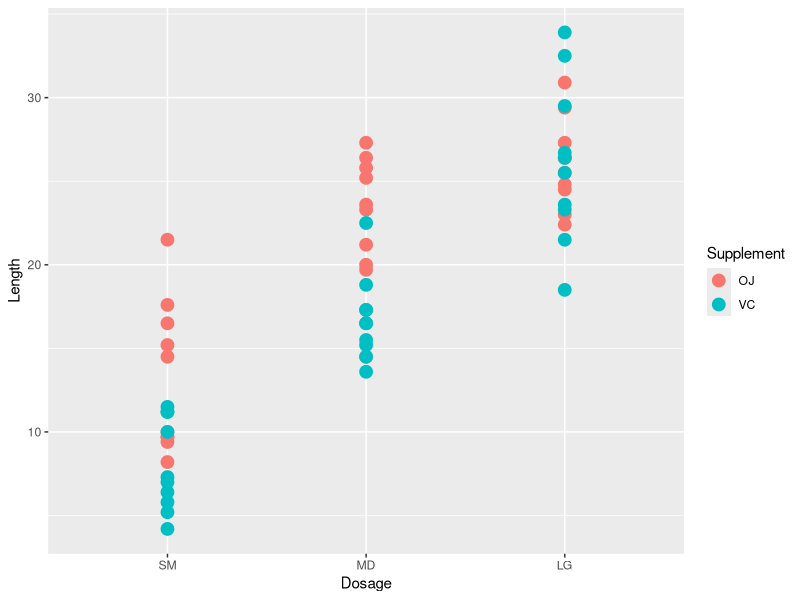
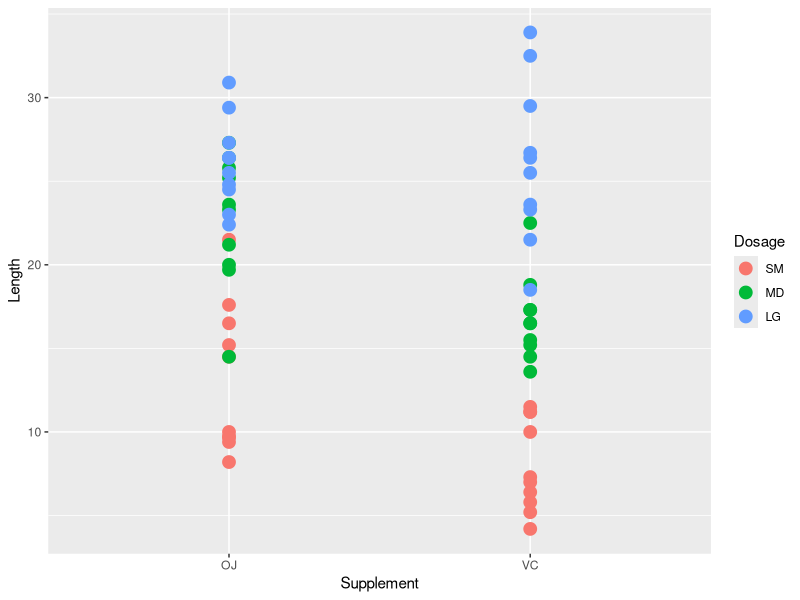

Generate these figures, in order, with R:
## ---- chunk 1
suppressWarnings(library(ggplot2))
suppressMessages(library(data.table)) 
library(grid)
## ---- chunk 2
# Read in the data file and rename the columns
data1 <- data.table(ToothGrowth)
setnames(data1, c('len', 'supp', 'dose'), c('Length', 'Supplement', 'Dose'))

# Add 'Dosage'and write the join key for factors
data1 <- data1[,Dosage:=sapply(as.character(data1$Dose), function(x) as.factor(switch(x, '0.5'='SM', '1'='MD', '2'='LG')))]
setkey(data1, Supplement, Dosage)
head(data1, 1)
## ---- chunk 3
summary(data1)
## ---- chunk 4
str(data1)
## ---- chunk 5
# Plot 1 
g1 <- ggplot(data1, aes(x=Dosage, y=Length))
g1 <- g1+geom_point(aes(color=Supplement), size=4)
print(g1)

# Plot 2
g2 <- ggplot(data1, aes(x=Supplement,y=Length))
g2 <- g2+geom_point(aes(color=Dosage),size=4)
print(g2)
## ---- chunk 6
t1 <- subset(data1, Dosage=='SM')$Length
t2 <- subset(data1, Dosage=='MD')$Length
t <- t.test(t1, t2, paired=FALSE, var.equal=FALSE)
t$conf.int[1:2]
## ---- chunk 7
t1 <- subset(data1,Dosage=='MD')$Length
t2 <- subset(data1,Dosage=='LG')$Length
t <- t.test(t1,t2,paired=FALSE,var.equal=FALSE)
t$conf.int[1:2]
## ---- chunk 8
t1<-subset(data1,Supplement=='VC')$Length
t2<-subset(data1,Supplement=='OJ')$Length
t<-t.test(t1,t2,paired=FALSE,var.equal=FALSE)
t$p.value
t$conf.int[1:2]
